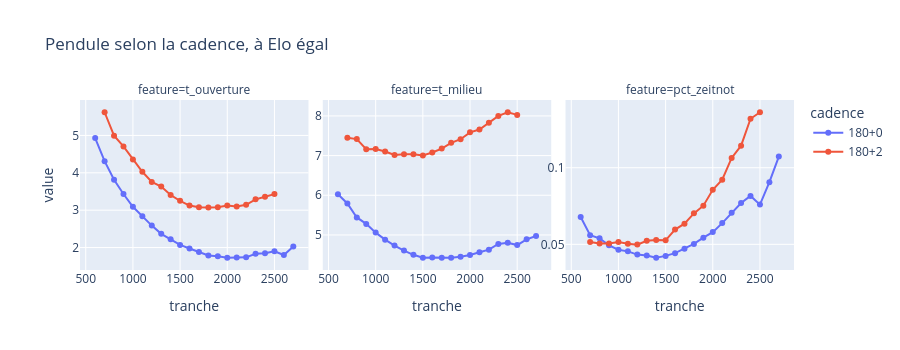

The notebook cell saved with this chart:
### Markdown cell above
### 1.1 La cadence change-t-elle la gestion du temps ?

Avec +2 s par coup, on a plus de temps : à Elo égal, les features de pendule devraient différer entre 180+0 et 180+2.

### Code cell
par_cadence = (
    pendule.with_columns(tranche=pl.col("elo") // 100 * 100)
    .group_by("tranche", "cadence")
    .agg(n=pl.len(), *[pl.col(c).mean() for c in ["t_ouverture", "t_milieu", "pct_zeitnot"]])
    .filter(pl.col("n") >= 500)
    .unpivot(index=["tranche", "cadence"], on=["t_ouverture", "t_milieu", "pct_zeitnot"], variable_name="feature")
    .sort("tranche")
)
fig = px.line(par_cadence, x="tranche", y="value", color="cadence", facet_col="feature", markers=True, height=350,
              title="Pendule selon la cadence, à Elo égal")
fig.update_yaxes(matches=None, showticklabels=True)
fig.show()

### Figure 1 — Plotly figure (JSON) as saved in the notebook; plotly's stock layout.template omitted (floating-point values rounded to 4 significant figures)
{"data": [{"hovertemplate": "cadence=180+0<br>feature=t_ouverture<br>tranche=%{x}<br>value=%{y}<extra></extra>", "legendgroup": "180+0", "line": {"color": "#636efa", "dash": "solid"}, "marker": {"symbol": "circle"}, "mode": "lines+markers", "name": "180+0", "orientation": "v", "showlegend": true, "type": "scatter", "x": [600, 700, 800, 900, 1000, 1100, 1200, 1300, 1400, 1500, 1600, 1700, 1800, 1900, 2000, 2100, 2200, 2300, 2400, 2500, 2600, 2700], "xaxis": "x", "y": [4.931, 4.311, 3.815, 3.434, 3.091, 2.837, 2.588, 2.367, 2.224, 2.07, 1.975, 1.882, 1.787, 1.765, 1.727, 1.732, 1.738, 1.832, 1.845, 1.901, 1.8, 2.028], "yaxis": "y"}, {"hovertemplate": "cadence=180+0<br>feature=t_milieu<br>tranche=%{x}<br>value=%{y}<extra></extra>", "legendgroup": "180+0", "line": {"color": "#636efa", "dash": "solid"}, "marker": {"symbol": "circle"}, "mode": "lines+markers", "name": "180+0", "orientation": "v", "showlegend": false, "type": "scatter", "x": [600, 700, 800, 900, 1000, 1100, 1200, 1300, 1400, 1500, 1600, 1700, 1800, 1900, 2000, 2100, 2200, 2300, 2400, 2500, 2600, 2700], "xaxis": "x2", "y": [6.025, 5.795, 5.441, 5.279, 5.058, 4.881, 4.734, 4.605, 4.499, 4.425, 4.433, 4.428, 4.427, 4.451, 4.495, 4.562, 4.63, 4.774, 4.801, 4.745, 4.89, 4.975], "yaxis": "y2"}, {"hovertemplate": "cadence=180+0<br>feature=pct_zeitnot<br>tranche=%{x}<br>value=%{y}<extra></extra>", "legendgroup": "180+0", "line": {"color": "#636efa", "dash": "solid"}, "marker": {"symbol": "circle"}, "mode": "lines+markers", "name": "180+0", "orientation": "v", "showlegend": false, "type": "scatter", "x": [600, 700, 800, 900, 1000, 1100, 1200, 1300, 1400, 1500, 1600, 1700, 1800, 1900, 2000, 2100, 2200, 2300, 2400, 2500, 2600, 2700], "xaxis": "x3", "y": [0.06786, 0.05592, 0.05391, 0.04933, 0.04652, 0.04541, 0.04331, 0.04273, 0.04125, 0.04247, 0.04425, 0.04707, 0.05028, 0.05432, 0.05799, 0.06386, 0.07065, 0.07698, 0.08161, 0.07593, 0.09056, 0.1073], "yaxis": "y3"}, {"hovertemplate": "cadence=180+2<br>feature=t_ouverture<br>tranche=%{x}<br>value=%{y}<extra></extra>", "legendgroup": "180+2", "line": {"color": "#EF553B", "dash": "solid"}, "marker": {"symbol": "circle"}, "mode": "lines+markers", "name": "180+2", "orientation": "v", "showlegend": true, "type": "scatter", "x": [700, 800, 900, 1000, 1100, 1200, 1300, 1400, 1500, 1600, 1700, 1800, 1900, 2000, 2100, 2200, 2300, 2400, 2500], "xaxis": "x", "y": [5.621, 4.994, 4.707, 4.359, 4.029, 3.754, 3.634, 3.406, 3.249, 3.124, 3.082, 3.07, 3.081, 3.124, 3.102, 3.145, 3.289, 3.359, 3.431], "yaxis": "y"}, {"hovertemplate": "cadence=180+2<br>feature=t_milieu<br>tranche=%{x}<br>value=%{y}<extra></extra>", "legendgroup": "180+2", "line": {"color": "#EF553B", "dash": "solid"}, "marker": {"symbol": "circle"}, "mode": "lines+markers", "name": "180+2", "orientation": "v", "showlegend": false, "type": "scatter", "x": [700, 800, 900, 1000, 1100, 1200, 1300, 1400, 1500, 1600, 1700, 1800, 1900, 2000, 2100, 2200, 2300, 2400, 2500], "xaxis": "x2", "y": [7.448, 7.415, 7.161, 7.163, 7.103, 7.016, 7.033, 7.034, 7.004, 7.078, 7.176, 7.321, 7.413, 7.585, 7.655, 7.829, 7.999, 8.092, 8.026], "yaxis": "y2"}, {"hovertemplate": "cadence=180+2<br>feature=pct_zeitnot<br>tranche=%{x}<br>value=%{y}<extra></extra>", "legendgroup": "180+2", "line": {"color": "#EF553B", "dash": "solid"}, "marker": {"symbol": "circle"}, "mode": "lines+markers", "name": "180+2", "orientation": "v", "showlegend": false, "type": "scatter", "x": [700, 800, 900, 1000, 1100, 1200, 1300, 1400, 1500, 1600, 1700, 1800, 1900, 2000, 2100, 2200, 2300, 2400, 2500], "xaxis": "x3", "y": [0.05159, 0.05052, 0.05061, 0.05159, 0.05044, 0.04982, 0.0523, 0.05279, 0.0526, 0.05962, 0.06349, 0.07022, 0.07524, 0.08558, 0.09218, 0.1064, 0.1144, 0.132, 0.1362], "yaxis": "y3"}], "layout": {"annotations": [{"font": {}, "showarrow": false, "text": "feature=t_ouverture", "x": 0.16, "xanchor": "center", "xref": "paper", "y": 1.0, "yanchor": "bottom", "yref": "paper"}, {"font": {}, "showarrow": false, "text": "feature=t_milieu", "x": 0.5, "xanchor": "center", "xref": "paper", "y": 1.0, "yanchor": "bottom", "yref": "paper"}, {"font": {}, "showarrow": false, "text": "feature=pct_zeitnot", "x": 0.84, "xanchor": "center", "xref": "paper", "y": 1.0, "yanchor": "bottom", "yref": "paper"}], "height": 350, "legend": {"title": {"text": "cadence"}, "tracegroupgap": 0}, "title": {"text": "Pendule selon la cadence, à Elo égal"}, "xaxis": {"anchor": "y", "domain": [0.0, 0.32], "title": {"text": "tranche"}}, "xaxis2": {"anchor": "y2", "domain": [0.34, 0.66], "matches": "x", "title": {"text": "tranche"}}, "xaxis3": {"anchor": "y3", "domain": [0.68, 1.0], "matches": "x", "title": {"text": "tranche"}}, "yaxis": {"anchor": "x", "domain": [0.0, 1.0], "showticklabels": true, "title": {"text": "value"}}, "yaxis2": {"anchor": "x2", "domain": [0.0, 1.0], "showticklabels": true}, "yaxis3": {"anchor": "x3", "domain": [0.0, 1.0], "showticklabels": true}}}
